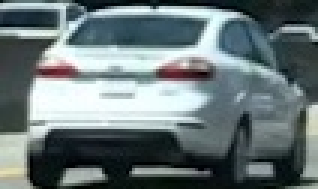
#> input picture examples/cutout1.jpg, 106 x 63 px (shown 3 times larger)
$ jupyter execute --allow-errors 'WarmUp - Lesson 20 examples.ipynb'   (older library calls are emulated)
#> lines starting #> are read from the running program, lines starting #| are printed output that depends on the picture
[cell 1]
import matplotlib.image as mpimg
import matplotlib.pyplot as plt
import numpy as np

# Read in the image
image = mpimg.imread('./examples/cutout1.jpg')
#> image is the input picture: shape (63, 106, 3); mean R, G, B 105.4, 118.5, 120.3

# Take histograms in R, G, and B
rhist = np.histogram(image[:,:,0], bins=32, range=(0, 256))
ghist = np.histogram(image[:,:,1], bins=32, range=(0, 256))
bhist = np.histogram(image[:,:,2], bins=32, range=(0, 256))

[cell 2]
rhist[1]
#> Out = 33 values from 0 to 256

[cell 3]
bin_edges = rhist[1]
#> bin_edges = 33 values from 0 to 256
bin_centers = (bin_edges[1:]  + bin_edges[0:len(bin_edges)-1])/2
#> bin_centers = 32 values from 4 to 252

[cell 4]
# Plot a figure with all three bar charts
fig = plt.figure(figsize=(12,3))
plt.subplot(131)
plt.bar(bin_centers, rhist[0])
plt.xlim(0, 256)
plt.title('R Histogram')
plt.subplot(132)
plt.bar(bin_centers, ghist[0])
plt.xlim(0, 256)
plt.title('G Histogram')
plt.subplot(133)
plt.bar(bin_centers, bhist[0])
plt.xlim(0, 256)
plt.title('B Histogram')
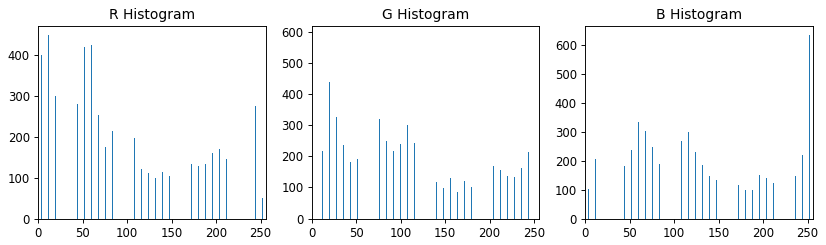
#> figure drawn by matplotlib, 3 panels; panel 1: tallest bar 448 high, from x = 11.6 to 12.4; panel 2: tallest bar 591 high, from x = 251.6 to 252.4; panel 3: tallest bar 634 high, from x = 251.6 to 252.4

[cell 5]
import numpy as np
import cv2
import matplotlib.pyplot as plt
import matplotlib.image as mpimg

image = mpimg.imread('./examples/cutout1.jpg')

# Define a function to compute color histogram features
def color_hist(img, nbins=32, bins_range=(0, 256)):
    # Compute the histogram of the RGB channels separately
#> called with nbins = 32, bins_range = (0, 256)
    rhist = np.histogram(img[:,:,0], bins=nbins, range=bins_range)
    ghist = np.histogram(img[:,:,1], bins=nbins, range=bins_range)
    bhist = np.histogram(img[:,:,2], bins=nbins, range=bins_range)
    # Generating bin centers
    bin_edges = rhist[1]
#> bin_edges = 33 values from 0 to 256
    bin_centers = (bin_edges[1:]  + bin_edges[0:len(bin_edges)-1])/2
#> bin_centers = 32 values from 4 to 252
    # Concatenate the histograms into a single feature vector
    hist_features = np.concatenate((rhist[0], ghist[0], bhist[0]))
#> hist_features = 96 values, max 634 at index 95, min 49 at index 31, mean 208.7
    # Return the individual histograms, bin_centers and feature vector
    return rhist, ghist, bhist, bin_centers, hist_features

rh, gh, bh, bincen, feature_vec = color_hist(image, nbins=32, bins_range=(0, 256))
#> bincen = 32 values from 4 to 252; feature_vec has the same summary as hist_features in color_hist

# Plot a figure with all three bar charts
if rh is not None:
    fig = plt.figure(figsize=(12,3))
    plt.subplot(131)
    plt.bar(bincen, rh[0])
    plt.xlim(0, 256)
    plt.title('R Histogram')
    plt.subplot(132)
    plt.bar(bincen, gh[0])
    plt.xlim(0, 256)
    plt.title('G Histogram')
    plt.subplot(133)
    plt.bar(bincen, bh[0])
    plt.xlim(0, 256)
    plt.title('B Histogram')
    fig.tight_layout()
else:
    print('Your function is returning None for at least one variable...')
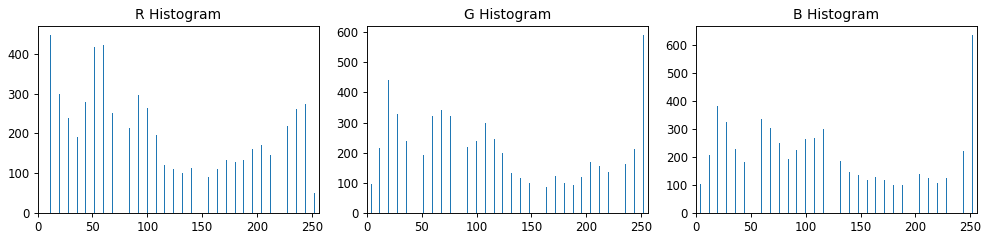
#> figure drawn by matplotlib, 3 panels; panel 1: tallest bar 448 high, from x = 11.6 to 12.4; panel 2: tallest bar 591 high, from x = 251.6 to 252.4; panel 3: tallest bar 634 high, from x = 251.6 to 252.4

## Spatial Binning Of Color

[cell 6]
import numpy as np
import cv2
import matplotlib.pyplot as plt
import matplotlib.image as mpimg

# Read in an image
# You can also read cutout2, 3, 4 etc. to see other examples
image = mpimg.imread('./examples/cutout1.jpg')

# Define a function to compute color histogram features
# Pass the color_space flag as 3-letter all caps string
# like 'HSV' or 'LUV' etc.
# KEEP IN MIND IF YOU DECIDE TO USE THIS FUNCTION LATER
# IN YOUR PROJECT THAT IF YOU READ THE IMAGE WITH
# cv2.imread() INSTEAD YOU START WITH BGR COLOR!
# Define a function to compute color histogram features
# Pass the color_space flag as 3-letter all caps string
# like 'HSV' or 'LUV' etc.
def bin_spatial(img, color_space='RGB', size=(32, 32)):
    # Convert image to new color space (if specified)
#> called with color_space = 'RGB', size = (32, 32)
    if color_space != 'RGB':
        if color_space == 'HSV':
            feature_image = cv2.cvtColor(img, cv2.COLOR_RGB2HSV)
        elif color_space == 'LUV':
            feature_image = cv2.cvtColor(img, cv2.COLOR_RGB2LUV)
        elif color_space == 'HLS':
            feature_image = cv2.cvtColor(img, cv2.COLOR_RGB2HLS)
        elif color_space == 'YUV':
            feature_image = cv2.cvtColor(img, cv2.COLOR_RGB2YUV)
        elif color_space == 'YCrCb':
            feature_image = cv2.cvtColor(img, cv2.COLOR_RGB2YCrCb)
    else: feature_image = np.copy(img)
    # Use cv2.resize().ravel() to create the feature vector
    features = cv2.resize(feature_image, size).ravel()
#> features = 3072 values, max 255 at index 788, min 1 at index 36, mean 114.7
    # Return the feature vector
    return features

feature_vec = bin_spatial(image, color_space='RGB', size=(32, 32))
#> feature_vec has the same summary as features in bin_spatial

# Plot features
plt.plot(feature_vec)
plt.title('Spatially Binned Features')
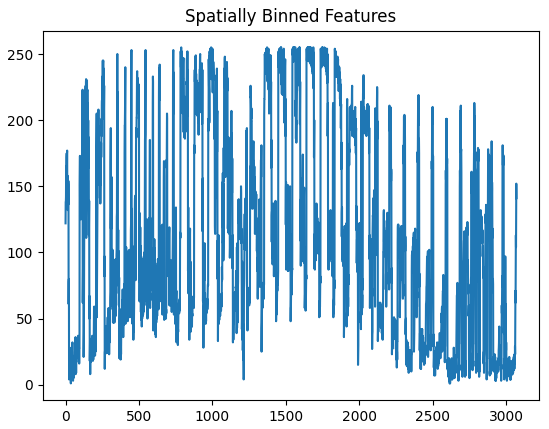
#> figure drawn by matplotlib, 1 panel; curve peaks at x = 788, y = 255

[cell 7]
feature_vec = bin_spatial(image, color_space='RGB', size=(64, 64))
#> feature_vec = 12288 values, max 255 at index 1283, min 0 at index 45, mean 114.6

# Plot features
plt.plot(feature_vec)
plt.title('Spatially Binned Features')
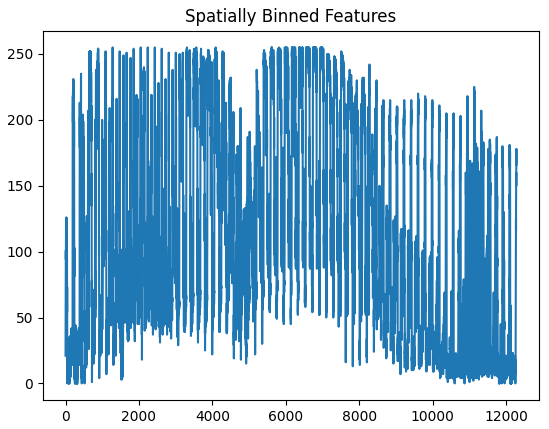
#> figure drawn by matplotlib, 1 panel; curve peaks at x = 1283, y = 255

## Loading Data Set

[cell 8]
import glob
cars= glob.glob('./dataset/vehicles_smallset/*/*/*.jpeg')
notcars = glob.glob('./dataset/non-vehicles_smallset/*/*/*.jpeg')

# [8 lines of commented-out code are left out]

## Data Exploration

[cell 9]
# [7 lines of commented-out code are left out]
def data_look(car_list, notcar_list):
    data_dict = {}
    # Define a key in data_dict "n_cars" and store the number of car images
    data_dict["n_cars"] = len(car_list)
    # Define a key "n_notcars" and store the number of notcar images
    data_dict["n_notcars"] = len(notcar_list)
    # Read in a test image, either car or notcar
    example_img = mpimg.imread(car_list[0])
    # Define a key "image_shape" and store the test image shape 3-tuple
    data_dict["image_shape"] = example_img.shape
    # Define a key "data_type" and store the data type of the test image.
    data_dict["data_type"] = example_img.dtype
    # Return data_dict
    return data_dict

#> (the rest of this cell did not finish here and is left out)

## scikit-image HOG

[cell 10]
import matplotlib.image as mpimg
import matplotlib.pyplot as plt
import numpy as np
import cv2
import glob
from skimage.feature import hog

# Read in our vehicles
car_images = cars

# Define a function to return HOG features and visualization
# Features will always be the first element of the return
# Image data will be returned as the second element if visualize= True
# Otherwise there is no second return element

# [21 lines left out: function get_hog_features, not called in this run]

# Generate a random index to look at a car image
#> (the rest of this cell did not finish here and is left out)

## Combining Features with Normalize Feature

[cell 11]
import numpy as np
import cv2
import matplotlib.pyplot as plt
import matplotlib.image as mpimg
from sklearn.preprocessing import StandardScaler
import glob

# Define a function to compute binned color features
# [16 lines left out: functions bin_spatial, color_hist, not called in this run]

###### TODO ###########
# Define a function to extract features from a list of images
# Have this function call bin_spatial() and color_hist()
# Define a function to extract features from a list of images
# Have this function call bin_spatial() and color_hist()
def extract_features(imgs, cspace='RGB', spatial_size=(32, 32),
                        hist_bins=32, hist_range=(0, 256)):
    # Create a list to append feature vectors to
    features = []
    # Iterate through the list of images
    for file in imgs:
        # Read in each one by one
        image = mpimg.imread(file)
        # apply color conversion if other than 'RGB'
        if cspace != 'RGB':
            if cspace == 'HSV':
                feature_image = cv2.cvtColor(image, cv2.COLOR_RGB2HSV)
            elif cspace == 'LUV':
                feature_image = cv2.cvtColor(image, cv2.COLOR_RGB2LUV)
            elif cspace == 'HLS':
                feature_image = cv2.cvtColor(image, cv2.COLOR_RGB2HLS)
            elif cspace == 'YUV':
                feature_image = cv2.cvtColor(image, cv2.COLOR_RGB2YUV)
        else: feature_image = np.copy(image)
        # Apply bin_spatial() to get spatial color features
        spatial_features = bin_spatial(feature_image, size=spatial_size)
        # Apply color_hist() also with a color space option now
        hist_features = color_hist(feature_image, nbins=hist_bins, bins_range=hist_range)
        # Append the new feature vector to the features list
        features.append(np.concatenate((spatial_features, hist_features)))
    # Return list of feature vectors
    return features


car_features = extract_features(cars, cspace='RGB', spatial_size=(32, 32),
                        hist_bins=32, hist_range=(0, 256))
notcar_features = extract_features(notcars, cspace='RGB', spatial_size=(32, 32),
                        hist_bins=32, hist_range=(0, 256))

if len(car_features) > 0:
    # Create an array stack of feature vectors
    X = np.vstack((car_features, notcar_features)).astype(np.float64)
    # Fit a per-column scaler
    X_scaler = StandardScaler().fit(X)
    # Apply the scaler to X
    scaled_X = X_scaler.transform(X)
    car_ind = np.random.randint(0, len(cars))
    # Plot an example of raw and scaled features
    fig = plt.figure(figsize=(12,4))
    plt.subplot(131)
    plt.imshow(mpimg.imread(cars[car_ind]))
    plt.title('Original Image')
    plt.subplot(132)
    plt.plot(X[car_ind])
    plt.title('Raw Features')
    plt.subplot(133)
    plt.plot(scaled_X[car_ind])
    plt.title('Normalized Features')
    fig.tight_layout()
else:
    print('Your function only returns empty feature vectors...')

## Color Classify

[cell 12]
import matplotlib.image as mpimg
import matplotlib.pyplot as plt
import numpy as np
import cv2
import glob
import time
from sklearn.svm import LinearSVC
from sklearn.preprocessing import StandardScaler
# NOTE: the next import is only valid
# for scikit-learn version <= 0.17
# if you are using scikit-learn >= 0.18 then use this:
# from sklearn.model_selection import train_test_split
from sklearn.cross_validation import train_test_split

# Define a function to compute binned color features
# [16 lines left out: functions bin_spatial, color_hist, not called in this run]

# Define a function to extract features from a list of images
# Have this function call bin_spatial() and color_hist()
def extract_features(imgs, cspace='RGB', spatial_size=(32, 32),
                        hist_bins=32, hist_range=(0, 256)):
    # Create a list to append feature vectors to
    features = []
    # Iterate through the list of images
    for file in imgs:
        # Read in each one by one
        image = mpimg.imread(file)
        # apply color conversion if other than 'RGB'
        if cspace != 'RGB':
            if cspace == 'HSV':
                feature_image = cv2.cvtColor(image, cv2.COLOR_RGB2HSV)
            elif cspace == 'LUV':
                feature_image = cv2.cvtColor(image, cv2.COLOR_RGB2LUV)
            elif cspace == 'HLS':
                feature_image = cv2.cvtColor(image, cv2.COLOR_RGB2HLS)
            elif cspace == 'YUV':
                feature_image = cv2.cvtColor(image, cv2.COLOR_RGB2YUV)
        else: feature_image = np.copy(image)
        # Apply bin_spatial() to get spatial color features
        spatial_features = bin_spatial(feature_image, size=spatial_size)
        # Apply color_hist() also with a color space option now
        hist_features = color_hist(feature_image, nbins=hist_bins, bins_range=hist_range)
        # Append the new feature vector to the features list
        features.append(np.concatenate((spatial_features, hist_features)))
    # Return list of feature vectors
    return features


# [12 lines of commented-out code are left out]
spatial = 32
histbin = 32

car_features = extract_features(cars, cspace='RGB', spatial_size=(spatial, spatial),
                        hist_bins=histbin, hist_range=(0, 256))
notcar_features = extract_features(notcars, cspace='RGB', spatial_size=(spatial, spatial),
                        hist_bins=histbin, hist_range=(0, 256))

# Create an array stack of feature vectors
X = np.vstack((car_features, notcar_features)).astype(np.float64)

# Define the labels vector
y = np.hstack((np.ones(len(car_features)), np.zeros(len(notcar_features))))

# Split up data into randomized training and test sets
rand_state = np.random.randint(0, 100)
#> (the rest of this cell did not finish here and is left out)

## Sliding Window Implementation

[cell 13]
import numpy as np
import cv2
import matplotlib.pyplot as plt
import matplotlib.image as mpimg

image = mpimg.imread('./test_images/test1.jpg')
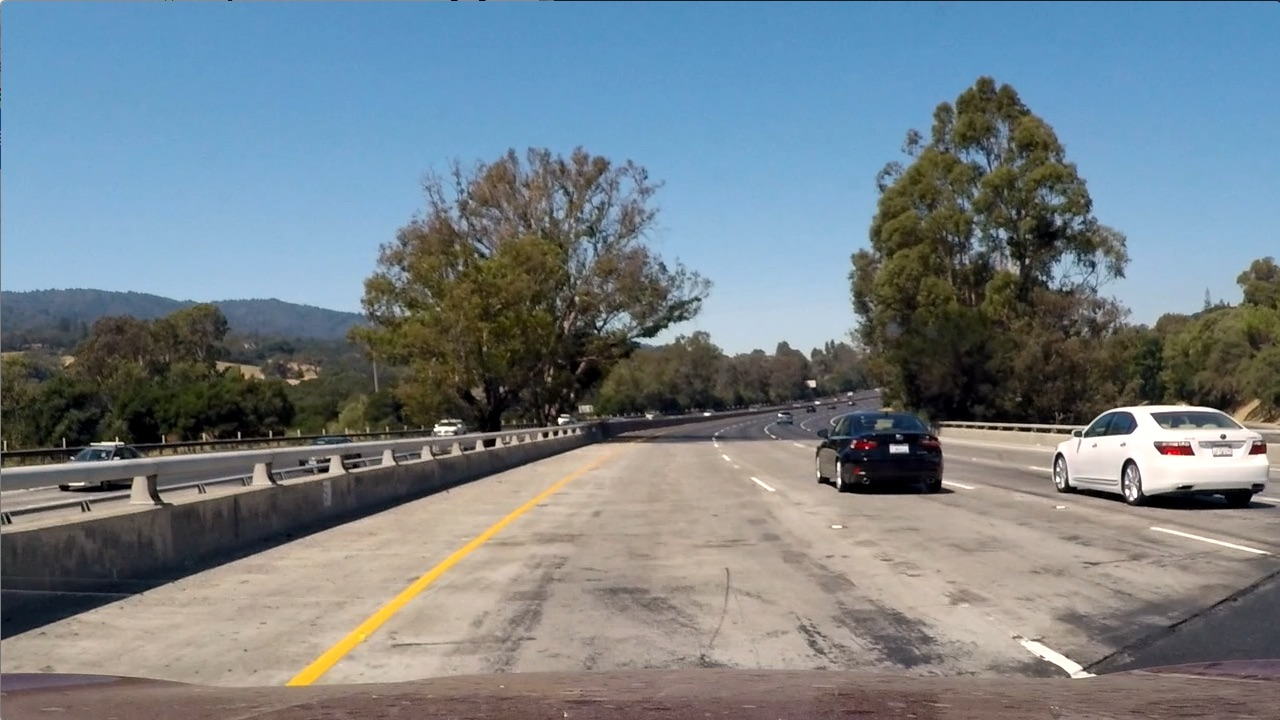
#> input picture test_images/test1.jpg, 1280 x 720 px
#> image is the input picture: shape (720, 1280, 3); mean R, G, B 117.5, 128.7, 135.5

# Here is your draw_boxes function from the previous exercise
def draw_boxes(img, bboxes, color=(0, 0, 255), thick=6):
    # Make a copy of the image
    imcopy = np.copy(img)
    # Iterate through the bounding boxes
    for bbox in bboxes:
        # Draw a rectangle given bbox coordinates
        cv2.rectangle(imcopy, bbox[0], bbox[1], color, thick)
    # Return the image copy with boxes drawn
    return imcopy


# Define a function that takes an image,
# start and stop positions in both x and y,
# window size (x and y dimensions),
# and overlap fraction (for both x and y)
def slide_window(img, x_start_stop=[None, None], y_start_stop=[None, None],
                    xy_window=(64, 64), xy_overlap=(0.5, 0.5)):
    # If x and/or y start/stop positions not defined, set to image size
#> called with xy_window = (128, 128), xy_overlap = (0.5, 0.5)
    if x_start_stop[0] == None:
        x_start_stop[0] = 0
    if x_start_stop[1] == None:
        x_start_stop[1] = img.shape[1]
    if y_start_stop[0] == None:
        y_start_stop[0] = 0
    if y_start_stop[1] == None:
        y_start_stop[1] = img.shape[0]
    # Compute the span of the region to be searched
    xspan = x_start_stop[1] - x_start_stop[0]
#> xspan = 1280
    yspan = y_start_stop[1] - y_start_stop[0]
#> yspan = 720
    # Compute the number of pixels per step in x/y
    nx_pix_per_step = np.int(xy_window[0]*(1 - xy_overlap[0]))
    ny_pix_per_step = np.int(xy_window[1]*(1 - xy_overlap[1]))
    # Compute the number of windows in x/y
    nx_buffer = np.int(xy_window[0]*(xy_overlap[0]))
    ny_buffer = np.int(xy_window[1]*(xy_overlap[1]))
    nx_windows = np.int((xspan-nx_buffer)/nx_pix_per_step)
#> nx_windows = 19
    ny_windows = np.int((yspan-ny_buffer)/ny_pix_per_step)
#> ny_windows = 10
    # Initialize a list to append window positions to
    window_list = []
    # Loop through finding x and y window positions
    # Note: you could vectorize this step, but in practice
    # you'll be considering windows one by one with your
    # classifier, so looping makes sense
    for ys in range(ny_windows):
        for xs in range(nx_windows):
            # Calculate window position
            startx = xs*nx_pix_per_step + x_start_stop[0]
            endx = startx + xy_window[0]
            starty = ys*ny_pix_per_step + y_start_stop[0]
            endy = starty + xy_window[1]
            # Append window position to list
            window_list.append(((startx, starty), (endx, endy)))
    # Return the list of windows
    return window_list
windows = slide_window(image, x_start_stop=[None, None], y_start_stop=[None, None],
                    xy_window=(128, 128), xy_overlap=(0.5, 0.5))
#> windows = 190 items

window_img = draw_boxes(image, windows, color=(0, 0, 255), thick=6)
#> the loop in draw_boxes, `for bbox in bboxes:` made 190 passes
#> bbox on passes 1 to 3: ((0, 0), (128, 128)), ((64, 0), (192, 128)), ((128, 0), (256, 128))
#> after the loop in draw_boxes, `for bbox in bboxes:`:
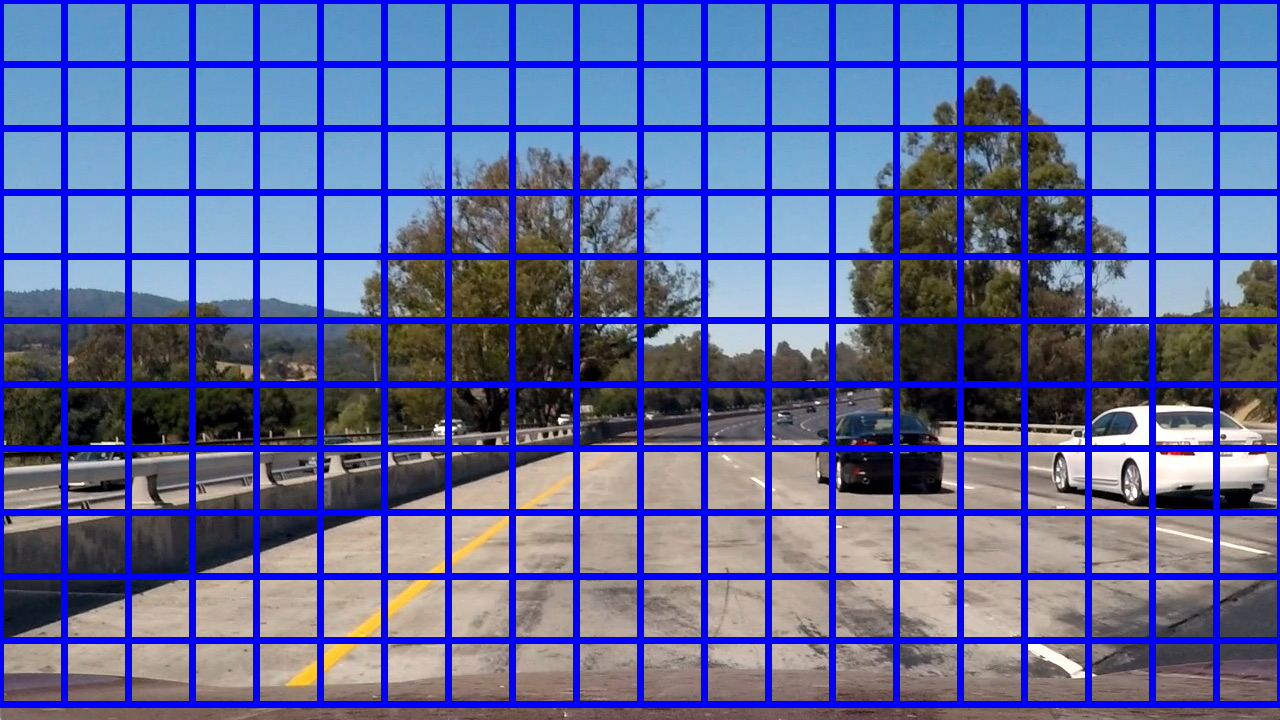
#> imcopy: shape (720, 1280, 3); mean R, G, B 92.9, 101.9, 160.4
plt.imshow(window_img)
